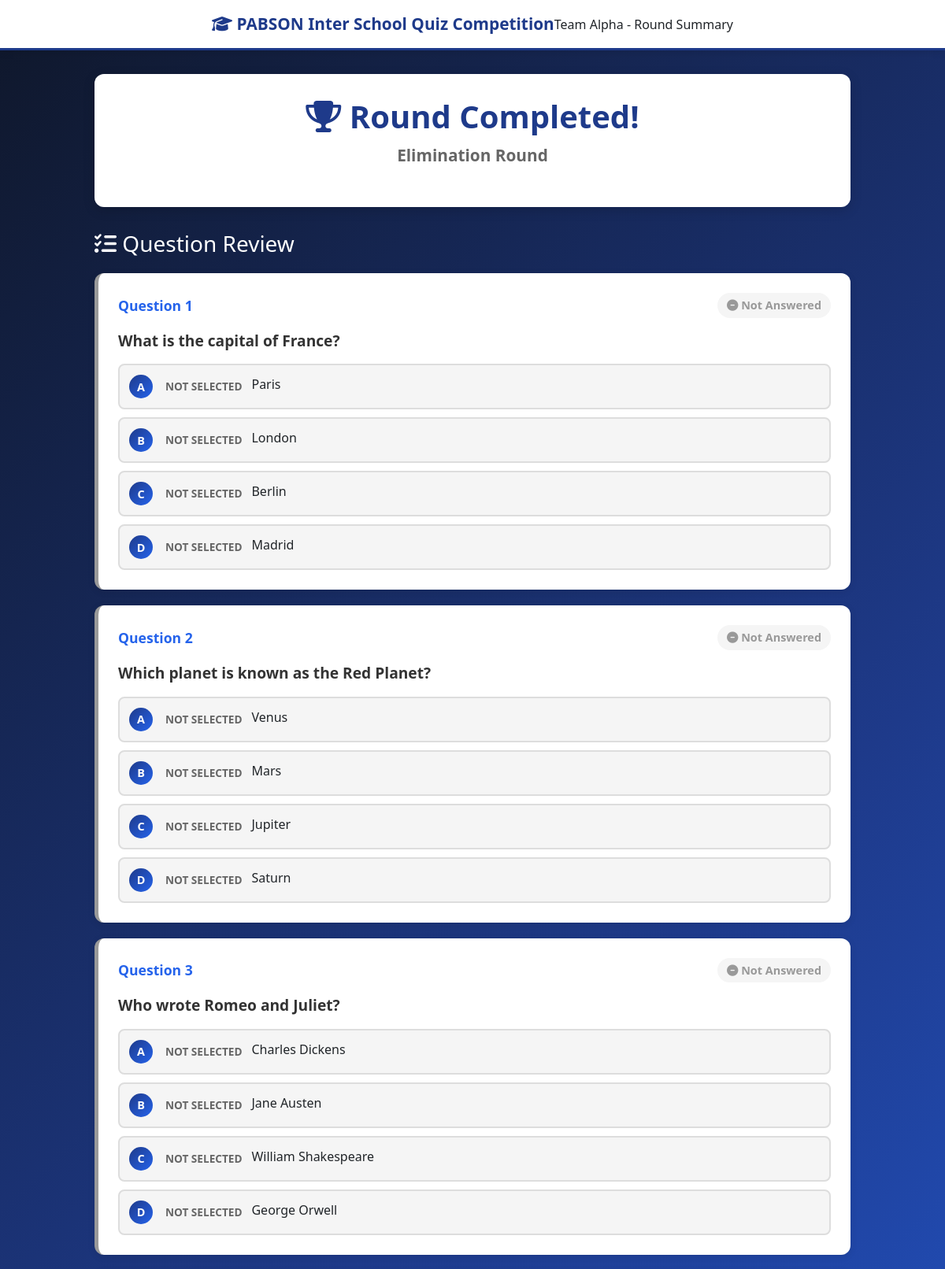
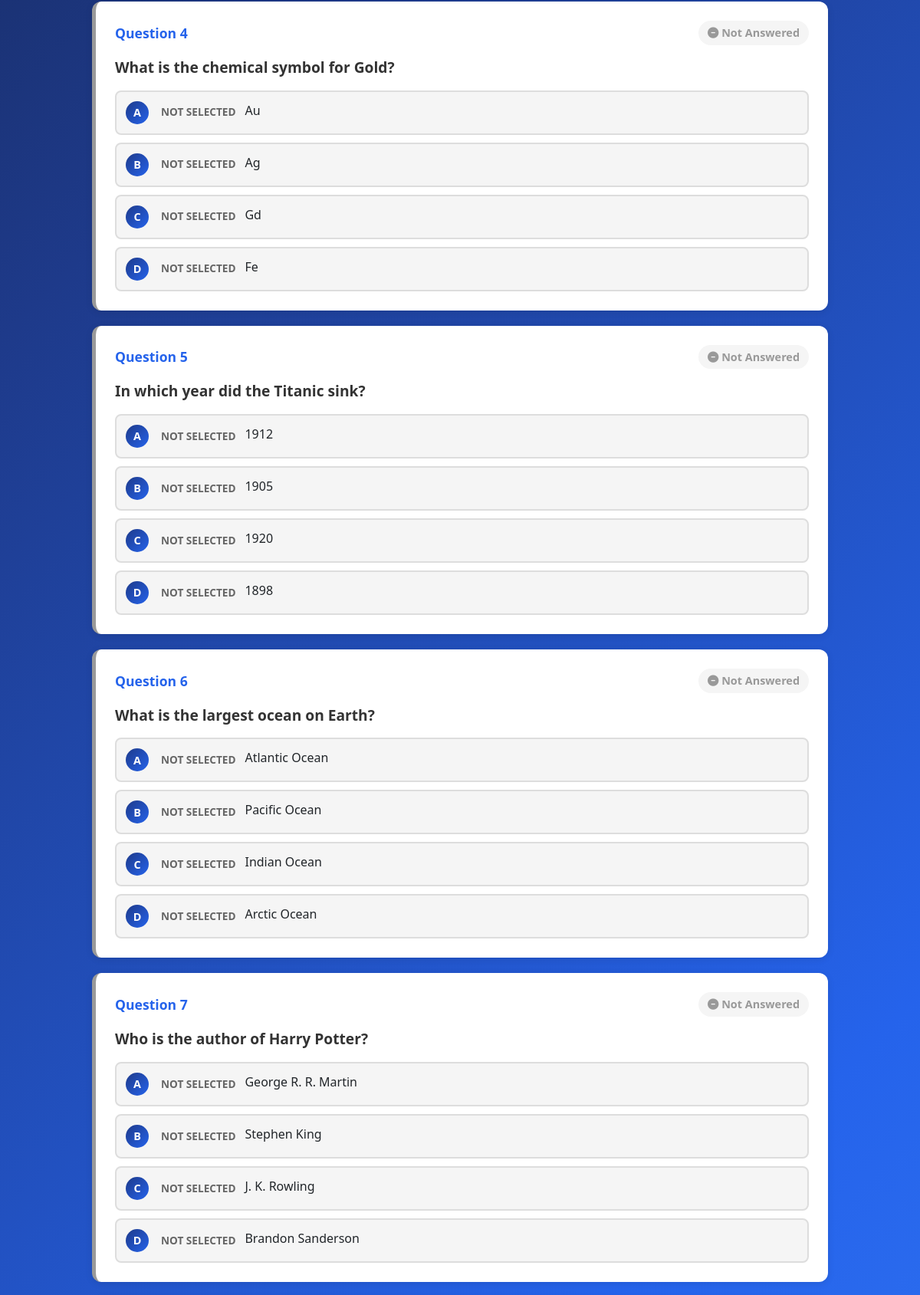
Screenshot of /quiz/summary.php?round_id=1 (signed in, upper part) with the database file from the repository (2 pictures, top to bottom).
### tables this page shows
CREATE TABLE `rounds` (
  `id` INT PRIMARY KEY AUTO_INCREMENT,
  `name` VARCHAR(255) NOT NULL,
  `description` TEXT,
  `sequence` INT NOT NULL,
  `status` ENUM('active', 'inactive', 'locked', 'completed') DEFAULT 'inactive',
  `time_per_question` INT DEFAULT 30 COMMENT 'Time in seconds',
  `total_questions` INT DEFAULT 0,
  `total_marks` INT DEFAULT 0,
  `is_active` TINYINT(1) DEFAULT 0,
  `created_at` TIMESTAMP DEFAULT CURRENT_TIMESTAMP,
  `updated_at` TIMESTAMP DEFAULT CURRENT_TIMESTAMP ON UPDATE CURRENT_TIMESTAMP,
  INDEX `idx_sequence` (`sequence`),
  INDEX `idx_status` (`status`),
  INDEX `idx_is_active` (`is_active`)
);

CREATE TABLE `questions` (
  `id` INT PRIMARY KEY AUTO_INCREMENT,
  `round_id` INT NOT NULL,
  `question_text` LONGTEXT,
  `question_image` VARCHAR(255),
  `question_type` ENUM('text', 'image', 'mixed') DEFAULT 'text',
  `marks` INT DEFAULT 1,
  `time_limit` INT DEFAULT 30 COMMENT 'Time in seconds',
  `sequence` INT NOT NULL,
  `correct_answer` CHAR(1) NOT NULL COMMENT 'A, B, C, or D',
  `created_at` TIMESTAMP DEFAULT CURRENT_TIMESTAMP,
  `updated_at` TIMESTAMP DEFAULT CURRENT_TIMESTAMP ON UPDATE CURRENT_TIMESTAMP,
  FOREIGN KEY (`round_id`) REFERENCES `rounds`(`id`) ON DELETE CASCADE,
  INDEX `idx_round_id` (`round_id`),
  INDEX `idx_sequence` (`sequence`)
);

CREATE TABLE `question_options` (
  `id` INT PRIMARY KEY AUTO_INCREMENT,
  `question_id` INT NOT NULL,
  `option_letter` CHAR(1) NOT NULL COMMENT 'A, B, C, or D',
  `option_text` LONGTEXT,
  `option_image` VARCHAR(255),
  `option_type` ENUM('text', 'image') DEFAULT 'text',
  `created_at` TIMESTAMP DEFAULT CURRENT_TIMESTAMP,
  FOREIGN KEY (`question_id`) REFERENCES `questions`(`id`) ON DELETE CASCADE,
  INDEX `idx_question_id` (`question_id`),
  INDEX `idx_option_letter` (`option_letter`)
);

### includes/Database.php (called while the page is built, shortened)
<?php
class Database
{
    private static $instance = null;
    private $connection;
    private $stmt;
    public static function getInstance()
    {
        if (self::$instance === null) {
            self::$instance = new self();
        }
        return self::$instance;
    }
    private function connect()
    {
        $dsn = 'mysql:host=' . DB_HOST . ';dbname=' . DB_NAME . ';charset=' . DB_CHARSET;
        try {
            $this->connection = new PDO(
                $dsn,
                DB_USER,
                DB_PASS,
                [
                    PDO::ATTR_ERRMODE => PDO::ERRMODE_EXCEPTION,
                    PDO::ATTR_DEFAULT_FETCH_MODE => PDO::FETCH_ASSOC,
                    PDO::ATTR_EMULATE_PREPARES => false,
                ]
            );
        } catch (PDOException $e) {
            Logger::error('Database Connection Error: ' . $e->getMessage());
            die('Database connection failed. Please try again later.');
        }
    }
    public function query($sql, $params = [])
    {
        try {
            $this->stmt = $this->connection->prepare($sql);
            if (!$this->stmt->execute($params)) {
                $errorInfo = $this->stmt->errorInfo();
                throw new Exception('Database error: ' . (isset($errorInfo[2]) ? $errorInfo[2] : 'Unknown error'));
            }
            return $this;
        } catch (PDOException $e) {
            Logger::error('Query Error: ' . $e->getMessage() . ' SQL: ' . $sql);
            throw new Exception('Database query failed: ' . $e->getMessage());
        } catch (Exception $e) {
            Logger::error('Query Error: ' . $e->getMessage());
            throw $e;
        }
    }
    public function single()
    {
        return $this->stmt->fetch();
    }
    public function resultSet()
    {
        return $this->stmt->fetchAll();
    }
}

### includes/Auth.php (called while the page is built, shortened)
<?php
class Auth
{
    public function isAdminLoggedIn()
    {
        return isset($_SESSION['admin_id']) && !empty($_SESSION['admin_id']);
    }
    public function isTeamLoggedIn()
    {
        return isset($_SESSION['team_id']) && !empty($_SESSION['team_id']);
    }
    public function getCurrentTeam()
    {
        return [
            'id' => $_SESSION['team_id'],
            'username' => $_SESSION['team_username'],
            'team_name' => $_SESSION['team_name'],
            'school_name' => $_SESSION['school_name']
        ];
    }
    private function checkSessionTimeout()
    {
        if ($this->isAdminLoggedIn() || $this->isTeamLoggedIn()) {
            $loginTime = $_SESSION['login_time'] ?? time();
        }
    }
}

### includes/Security.php (called while the page is built, shortened)
<?php
class Security
{
    public static function escapeOutput($output)
    {
        return htmlspecialchars($output, ENT_QUOTES, 'UTF-8');
    }
}

### models/Models.php (called while the page is built, shortened)
<?php
class RoundModel
{
    private $db;
    public function __construct()
    {
        $this->db = Database::getInstance();
    }
    public function getById($id)
    {
        $this->db->query('SELECT * FROM rounds WHERE id = ?', [$id]);
        return $this->db->single();
    }
}

### models/QuestionModel.php (called while the page is built, shortened)
<?php
class QuestionModel
{
    private $db;
    public function __construct()
    {
        $this->db = Database::getInstance();
    }
    public function getByRound($roundId, $limit = 50, $offset = 0)
    {
        $this->db->query(
            'SELECT * FROM questions WHERE round_id = ? ORDER BY sequence ASC LIMIT ? OFFSET ?',
            [$roundId, $limit, $offset]
        );
        $questions = $this->db->resultSet();
        foreach ($questions as &$question) {
            $this->db->query(
                'SELECT * FROM question_options WHERE question_id = ? ORDER BY option_letter ASC',
                [$question['id']]
            );
            $question['options'] = $this->db->resultSet();
        }
        return $questions;
    }
}

### quiz/summary.php (the view, shortened to what this page needs)
<?php
require_once MODELS_PATH . '/Models.php';
require_once MODELS_PATH . '/QuestionModel.php';
$auth = new Auth();
$team = $auth->getCurrentTeam();
$round_id = $_GET['round_id'] ?? 0;
$round_model = new RoundModel();
$question_model = new QuestionModel();
$round = $round_model->getById($round_id);
$questions = $question_model->getByRound($round_id, 100);
$answerMap = [];
?>
<!DOCTYPE html>
<html lang="en">
<head>
    <link href="https://cdn.jsdelivr.net/npm/bootstrap@5.3.8/dist/css/bootstrap.min.css" rel="stylesheet">
    <link rel="stylesheet" href="https://cdnjs.cloudflare.com/ajax/libs/font-awesome/6.4.0/css/all.min.css">
    <link rel="stylesheet" href="https://cdn.jsdelivr.net/npm/sweetalert2@11/dist/sweetalert2.min.css">
</head>
<body>
    <nav class="navbar">
        <div class="navbar-content">
            <div class="app-brand">
                <i class="fas fa-graduation-cap"></i> <?php echo APP_NAME; ?>
            </div>
            <div>
                <span><?php echo Security::escapeOutput($team['team_name']); ?> - Round Summary</span>
            </div>
        </div>
    </nav>
    <div class="summary-container">
        <div class="summary-header">
            <h1><i class="fas fa-trophy"></i> Round Completed!</h1>
            <div class="round-title">
                <strong><?php echo Security::escapeOutput($round['name']); ?></strong>
            </div>
        </div>
        <div class="questions-section">
            <h3 style="color: white; margin-bottom: 20px;">
                <i class="fas fa-list-check"></i> Question Review
            </h3>
            <?php foreach ($questions as $index => $question): ?>
                <?php
                $teamAnswer = $answerMap[$question['id']] ?? null;
                $isCorrect = $teamAnswer && $teamAnswer['is_correct'];
                $isSkipped = !$teamAnswer;
                $statusClass = $isSkipped ? 'skipped' : ($isCorrect ? 'correct' : 'incorrect');
                ?>
                <div class="question-summary <?php echo $statusClass; ?>">
                    <div class="q-header">
                        <div class="q-number">Question <?php echo ($index + 1); ?></div>
                        <div class="q-score-badge <?php echo $statusClass; ?>">
                            <?php if ($isSkipped): ?>
                                <i class="fas fa-minus-circle"></i> Not Answered
                            <?php elseif ($isCorrect): ?>
                                <i class="fas fa-check-circle"></i> Correct (+<?php echo $teamAnswer['marks_obtained']; ?>)
                            <?php else: ?>
                                <i class="fas fa-times-circle"></i> Wrong (0/<?php echo $question['marks']; ?>)
                            <?php endif; ?>
                        </div>
                    </div>
                    <?php if (!empty($question['question_text'])): ?>
                        <div class="q-text">
                            <?php echo nl2br(Security::escapeOutput($question['question_text'])); ?>
                        </div>
                    <?php endif; ?>
                    <div class="answers-display">
                        <?php foreach ($question['options'] as $option): ?>
                            <?php
                            $isTeamSelected = isset($answerMap[$question['id']]) && $answerMap[$question['id']]['selected_answer'] == $option['option_letter'];
                            $isCorrectAnswer = $option['is_correct'] ?? 0;
                            $displayClass = '';
                            if ($isTeamSelected && $isCorrectAnswer) {
                                $displayClass = 'correct';
                            } elseif ($isTeamSelected && !$isCorrectAnswer) {
                                $displayClass = 'incorrect';
                            } elseif (!$isTeamSelected && $isCorrectAnswer) {
                                $displayClass = 'correct';
                            } elseif ($isSkipped) {
                                $displayClass = 'skipped';
                            } else {
                                continue;
                            }
                            ?>
                            <div class="answer-item <?php echo $displayClass; ?>">
                                <div style="display: flex; align-items: center; gap: 8px;">
                                    <span class="answer-letter"><?php echo $option['option_letter']; ?></span>
                                    <div class="answer-label">
                                        <?php if ($isTeamSelected): ?>
                                            YOUR ANSWER
                                        <?php elseif ($isCorrectAnswer): ?>
                                            CORRECT
                                        <?php else: ?>
                                            NOT SELECTED
                                        <?php endif; ?>
                                    </div>
                                </div>
                                <div class="answer-content">
                                    <?php if (!empty($option['option_text'])): ?>
                                        <div><?php echo Security::escapeOutput($option['option_text']); ?></div>
                                    <?php endif; ?>
                                </div>
                            </div>
                        <?php endforeach; ?>
                    </div>
                </div>
            <?php endforeach; ?>
        </div>
    </div>
</body>
</html>

### quiz/summary.php (style rules this page uses)
:root { --primary-blue: #1e3a8a; --secondary-blue: #2563eb; --accent-blue: #3b82f6; --success-green: #10b981; --danger-red: #ef4444; --warning-orange: #f59e0b; }
* { margin: 0; padding: 0; box-sizing: border-box; }
body { background: linear-gradient(135deg, #0f172a 0%, #1e3a8a 35%, #2563eb 70%, #3b82f6 100%); font-family: 'Segoe UI', Tahoma, Geneva, Verdana, sans-serif; min-height: 100vh; }
.navbar { background: white; box-shadow: 0 2px 10px rgba(0,0,0,0.1); padding: 15px 30px; border-bottom: 3px solid var(--primary-blue); }
.navbar-content { display: flex; justify-content: space-between; align-items: center; max-width: 1400px; margin: 0 auto; }
.app-brand { font-size: 1.3rem; font-weight: 700; color: var(--primary-blue); }
.summary-container { max-width: 1000px; margin: 30px auto; padding: 0 20px; }
.summary-header { background: white; border-radius: 12px; padding: 30px; margin-bottom: 30px; box-shadow: 0 4px 15px rgba(0,0,0,0.15); text-align: center; }
.summary-header h1 { color: var(--primary-blue); font-weight: 700; margin-bottom: 10px; }
.round-title { font-size: 1.3rem; color: #666; margin-bottom: 20px; }
.questions-section { margin-top: 30px; }
.question-summary { background: white; border-radius: 12px; padding: 25px; margin-bottom: 20px; box-shadow: 0 2px 10px rgba(0,0,0,0.1); border-left: 5px solid var(--secondary-blue); }
.question-summary.skipped { border-left-color: #999; }
.q-header { display: flex; justify-content: space-between; align-items: center; margin-bottom: 15px; }
.q-number { font-weight: 700; color: var(--secondary-blue); font-size: 1.1rem; }
.q-score-badge { background: #f0f9ff; color: var(--secondary-blue); padding: 5px 12px; border-radius: 20px; font-weight: 600; font-size: 0.9rem; }
.q-score-badge.skipped { background: #f5f5f5; color: #999; }
.q-text { font-size: 1.2rem; color: #333; font-weight: 600; margin-bottom: 15px; line-height: 1.5; }
.answers-display { display: grid; gap: 10px; margin-top: 15px; }
.answer-item { padding: 12px; border-radius: 8px; border: 2px solid #e5e7eb; display: flex; gap: 12px; align-items: flex-start; }
.answer-item.skipped { background: #f5f5f5; border-color: #ddd; }
.answer-label { font-weight: 700; min-width: 60px; font-size: 0.85rem; text-transform: uppercase; color: #666; }
.answer-content { flex: 1; }
.answer-letter { display: inline-block; background: linear-gradient(135deg, var(--primary-blue) 0%, var(--secondary-blue) 100%); color: white; width: 30px; height: 30px; border-radius: 50%; display: flex; align-items: center; justify-content: center; font-weight: 700; margin-right: 8px; font-size: 0.9rem; }

### rows the page displays
rounds: name "Elimination Round"
questions: question_text "What is the capital of France?"
question_options: option_letter "A", option_text "Paris"
question_options: option_letter "B", option_text "London"
question_options: option_letter "C", option_text "Berlin"
question_options: option_letter "D", option_text "Madrid"
questions: question_text "Which planet is known as the Red Planet?"
question_options: option_letter "A", option_text "Venus"
question_options: option_letter "B", option_text "Mars"
question_options: option_letter "C", option_text "Jupiter"
question_options: option_letter "D", option_text "Saturn"
questions: question_text "Who wrote Romeo and Juliet?"
question_options: option_letter "A", option_text "Charles Dickens"
question_options: option_letter "B", option_text "Jane Austen"
question_options: option_letter "C", option_text "William Shakespeare"
question_options: option_letter "D", option_text "George Orwell"
questions: question_text "What is the chemical symbol for Gold?"
question_options: option_letter "A", option_text "Au"
question_options: option_letter "B", option_text "Ag"
question_options: option_letter "C", option_text "Gd"
question_options: option_letter "D", option_text "Fe"
questions: question_text "In which year did the Titanic sink?"
question_options: option_letter "A", option_text "1912"
question_options: option_letter "B", option_text "1905"
question_options: option_letter "C", option_text "1920"
question_options: option_letter "D", option_text "1898"
questions: question_text "What is the largest ocean on Earth?"
question_options: option_letter "A", option_text "Atlantic Ocean"
question_options: option_letter "B", option_text "Pacific Ocean"
question_options: option_letter "C", option_text "Indian Ocean"
question_options: option_letter "D", option_text "Arctic Ocean"
questions: question_text "Who is the author of Harry Potter?"
question_options: option_letter "A", option_text "George R. R. Martin"
question_options: option_letter "B", option_text "Stephen King"
question_options: option_letter "C", option_text "J. K. Rowling"
question_options: option_letter "D", option_text "Brandon Sanderson"

### other values shown
APP_NAME "PABSON Inter School Quiz Competition"
Security::escapeOutput($team['team_name']) "Team Alpha"
